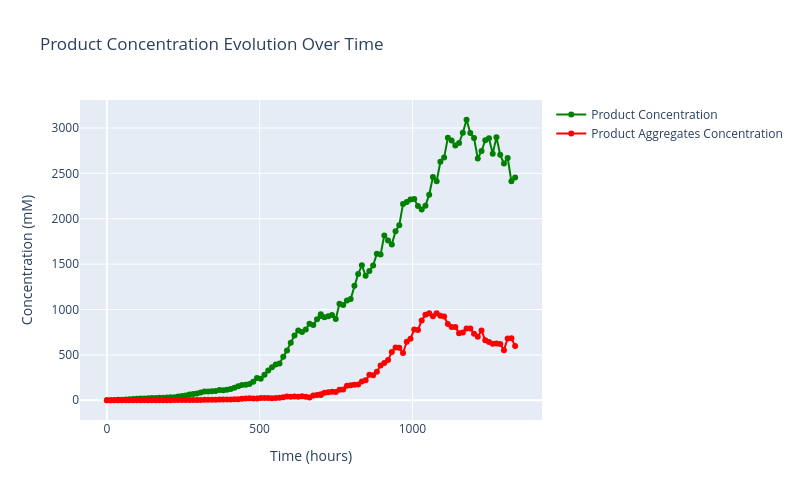

The code cell stored with this chart in its notebook:
### Code cell
for i in range(n_samples):
    products[i].show()
